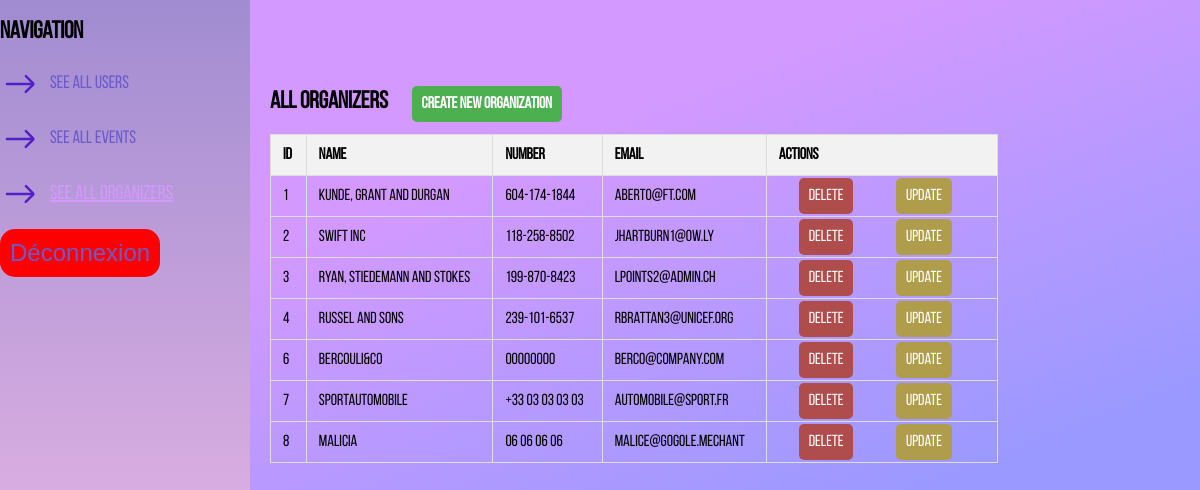
The app's page /php/public/?page=allOrganizers (signed in) with its own data.
### tables this page shows
CREATE TABLE `organisation` (
  `id_org` int NOT NULL,
  `nom_org` varchar(255) NOT NULL,
  `tel` varchar(50) NOT NULL,
  `email` varchar(255) NOT NULL
);

### php/src/controllers/OrganizationsController.php (called while the page is built, shortened)
<?php
require_once __DIR__ . "/../models/Organizations.php";
class OrganizationsController
{
    private $organizationsModel;
    public function __construct($db)
    {
        $this->organizationsModel = new Organizations($db);
    }
    public function getOrganizations()
    {
        return $this->organizationsModel->getAllOrganizers();
    }
}

### php/src/models/Organizations.php (called while the page is built, shortened)
<?php
class Organizations
{
    private $pdo;
    public function __construct($pdo)
    {
        $this->pdo = $pdo;
    }
    public function getAllOrganizers()
    {
        try {
            $stmt = $this->pdo->prepare("SELECT * FROM organisation");
            $stmt->execute();
            $organizations = $stmt->fetchAll();
            return $organizations;
        } catch (\Throwable $th) {
            return ["error" => "There was an issue fetching the organizers from the database"];
        }
    }
}

### php/views/adminPages/adminOrganizers.php (the view, shortened to what this page needs)
<?php
$organizers = $organizationController->getOrganizations();
?>
<section class="section-body">
    <div class="table-container">
        <h1>All Organizers <a class="create-button" href="?page=createOrg">Create New Organization</a></h1>
        <table>
            <thead>
                <tr>
                    <th>Id</th>
                    <th>Name</th>
                    <th>Number</th>
                    <th>Email</th>
                    <th>Actions</th>
            </thead>
            <tbody>
                <?php foreach ($organizers as $organizer): ?>
                    <tr>
                        <td><?php echo $organizer["id_org"] ?></td>
                        <td><?php echo $organizer["nom_org"] ?></td>
                        <td><?php echo $organizer["tel"] ?></td>
                        <td><?php echo $organizer["email"] ?></td>
                        <td>
                            <a href="?page=deleteOrg&id_org=<?= $organizer["id_org"] ?>" class="delete-button">Delete</a>
                            <a href="?page=editOrg&id_org=<?= $organizer["id_org"] ?>" class="edit-button">Update</a>
                        </td>
                    </tr>
                <?php endforeach; ?>
            </tbody>
        </table>
    </div>
</section>

### php/public/index.php (shortened to what this page needs)
<?php
require_once "../database/connexion.php";
require_once "../src/controllers/OrganizationsController.php";
$organizationController = new OrganizationsController($pdo);
if (empty($_SESSION)) {
    include "../views/partials/navbar.php";
} else {
    if ($_SESSION["role"] === 'admin') {
        include "../views/partials/adminNavbar.php";
    } else {
        include "../views/partials/navbar.php";
    }
}
$homePage = "home.php";
if (isset($_SESSION["role"])) {
    if ($_SESSION["role"] === "admin") {
        $homePage = "adminPages//adminEvents.php";
    }
}
$myPages = [
    "home" => $homePage,
    "login" => "loginPage.php",
    "register" => "registerPage.php",
    "event" => "eventDetails.php",
    "allUsers" => "adminPages/adminUsers.php",
    "allOrganizers" => "adminPages/adminOrganizers.php",
    "editUser" => "adminPages/adminUpdateUser.php",
    "deleteUser" => "adminPages/adminDeleteUser.php",
    "createUser" => "adminPages/adminCreateUser.php",
    "createEvent" => "adminPages/adminCreateEvent.php",
    "editEvent" => "adminPages/adminUpdateEvent.php",
    "deleteEvent" => "adminPages/adminDeleteEvent.php",
    "createOrg" => "adminPages/adminCreateOrganization.php",
    "editOrg" => "adminPages/adminUpdateOrganizer.php",
    "deleteOrg" => "adminPages/adminDeleteOrganization.php",
    "userDashboard" => "userDashboard.php",
];
$page = $_GET["page"] ?? "home";
if (array_key_exists($page, $myPages)) {
    $filePath = "../views/" . $myPages[$page];
    if (file_exists($filePath)) {
        include $filePath;
    } else {
        include "../views/notFound404.php";
    }
} else {
    include "../views/notFound404.php";
}
?>
<link rel="stylesheet" href="./public/styles/main.css">

### php/views/partials/adminNavbar.php (shortened to what this page needs)
<!DOCTYPE html>
<html lang="en">
<head>
    <link rel="stylesheet" href="./public/styles/main.css">
    <link rel="stylesheet" href="./public/styles/adminNavbar.css">
    <link rel="stylesheet" href="./public/styles/adminTables.css">
    <link rel="stylesheet" href="./public/styles/adminUpdate.css">
    <link rel="stylesheet" href="./public/styles/adminDelete.css">
    <link rel="stylesheet" href="./public/styles/adminCreate.css">
</head>
<?php
$active_page = isset($_GET["page"]) ? $_GET["page"] : "home";
?>
<body>
    <nav class="sidebar">
        <h1>Navigation</h1>
        <a href="./?page=allUsers" class='<?php echo $active_page === "allUsers" ? "active1" : "" ?>'> <img src="./public/assets/images/arrow_right.svg">See all users</a>
        <a href="./?page=home" class='<?php echo $active_page === "home" ? "active1" : "" ?>'> <img src="./public/assets/images/arrow_right.svg">See all events</a>
        <a href="./?page=allOrganizers" class='<?php echo $active_page === "allOrganizers" ? "active1" : "" ?>'> <img src="./public/assets/images/arrow_right.svg">See all organizers</a>
        <form class="form-logout" action="./src/auth/logout.php" method="POST">
            <input type="submit" value="Déconnexion">
        </form>
    </nav>
</body>
</html>

### php/public/styles/main.css (style rules this page uses)
body { margin: 0; padding: 0; background: linear-gradient(159deg, #d399ff 28%, #9999ff 68%); font-family: "Bebas-Neue", sans-serif; min-height: 100vh; max-height: fit-content; }

### php/public/styles/adminNavbar.css (style rules this page uses)
body { margin: 0; padding: 0; font-family: Arial, sans-serif; display: flex; height: fit-content; }
.sidebar { width: 250px; background: linear-gradient(to bottom, #a18cd1, #fbc2eb); box-sizing: border-box; height: auto; }
.sidebar a { display: flex; color: #6a5acd; text-decoration: none; margin: 15px 0; font-size: 18px; justify-content: left; align-items: center; }
.sidebar a img { height: 40px; padding-right: 10px; }
.form-logout input { color: #6a5acd; border: none; box-shadow: inset; cursor: pointer; padding: 10px; font-size: 1.5em; border-radius: 15px; background: red; }
.sidebar a.active1 { color: #d399ff; font-size: 20px; text-decoration: underline; }

### php/public/styles/adminTables.css (style rules this page uses)
.section-body { margin: 0; padding: 0; }
.section-body .create-button { top: 20px; padding: 10px; margin: 20px; background-color: #4CAF50; color: #fff; border: none; cursor: pointer; font-size: 16px; border-radius: 5px; text-decoration: none; }
.section-body .delete-button { top: 20px; padding: 10px; margin: 20px; background-color: #af4c4c; color: #fff; border: none; cursor: pointer; font-size: 16px; border-radius: 5px; text-decoration: none; }
.section-body .edit-button { top: 20px; padding: 10px; margin: 20px; background-color: #af9d4c; color: #fff; border: none; cursor: pointer; font-size: 16px; border-radius: 5px; text-decoration: none; }
.section-body .table-container { width: 100%; margin: 50px auto; padding: 20px; }
.section-body .table-container table { width: 100%; border-collapse: collapse; margin-bottom: 20px; }
.section-body .table-container table, th, td { border: 1px solid #ddd; }
.section-body .table-container th, td { padding: 12px; text-align: left; }
.section-body .table-container th { background-color: #f2f2f2; }

### records on screen
organisation: id_org "1", nom_org "Kunde, Grant and Durgan", tel "604-174-1844", email "abert0@ft.com"
organisation: id_org "2", nom_org "Swift Inc", tel "118-258-8502", email "jhartburn1@ow.ly"
organisation: id_org "3", nom_org "Ryan, Stiedemann and Stokes", tel "199-870-8423", email "lpoints2@admin.ch"
organisation: id_org "4", nom_org "Russel and Sons", tel "239-101-6537", email "rbrattan3@unicef.org"
organisation: id_org "6", nom_org "Bercouli&Co", tel "00000000", email "BerCo@company.com"
organisation: id_org "7", nom_org "SportAutoMobile", tel "+33 03 03 03 03", email "AutoMobile@sport.fr"
organisation: id_org "8", nom_org "Malicia", tel "06 06 06 06", email "Malice@gogole.mechant"
